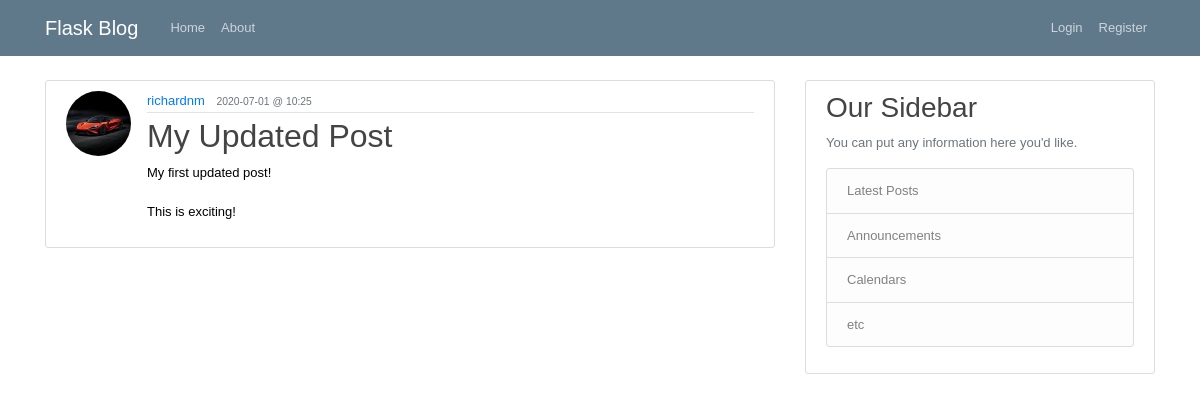
/post/1, run on the app's committed database.
### flaskblog/models.py (models this page shows, shortened)
class User(db.Model, UserMixin):
    id = db.Column(db.Integer, primary_key=True)
    username = db.Column(db.String(20), unique=True, nullable=False)
    email = db.Column(db.String(120), unique=True, nullable=False)
    image_file = db.Column(db.String(20), nullable=False, default='default.jpeg')
    password = db.Column(db.String(60), nullable=False)
    posts = db.relationship('Post', backref='author', lazy=True)
    deleted_posts = db.relationship('DeletedPost', backref='author', lazy=True)

class Post(db.Model):
    id = db.Column(db.Integer, primary_key=True)
    title = db.Column(db.String(100), nullable=False)
    date_posted = db.Column(db.DateTime, nullable=False, default=datetime.utcnow)
    date_edited = db.Column(db.DateTime, nullable=False, default=datetime.utcnow)
    content = db.Column(db.Text, nullable=False)
    user_id = db.Column(db.Integer, db.ForeignKey('user.id'), nullable=False)
    post_history = db.relationship('PostHistory', backref='post', lazy=True)

### flaskblog/routes.py (the view)
@app.route('/post/<int:post_id>')
def post(post_id):
    tz = timezone.utc
    post= Post.query.get_or_404(post_id)
    return render_template('post.html', title=post.title, post=post, tz=tz)

### flaskblog/templates/post.html (shortened to what this page needs)
{% extends 'layout.html' %}
{% block content %}
    <article class="media content-section">
        <img class="rounded-circle article-img" src=" {{ url_for('static', filename='profile_pics/' + post.author.image_file) }} " alt="">
        <div class="media-body">
        <div class="article-metadata">
            <a class="mr-2" href="#">{{ post.author.username }}</a>
            {% if post.date_posted != post.date_edited %}
            <small class="text-muted">{{ post.date_posted.replace(tzinfo=tz).astimezone(tz=None).strftime('%Y-%m-%d @ %H:%M') }} </small> <br>
            <small class="text-muted">Edited {{ post.date_edited.replace(tzinfo=tz).astimezone(tz=None).strftime('%Y-%m-%d @ %H:%M') }} </small>
            {% else %}
            <small class="text-muted">{{ post.date_posted.replace(tzinfo=tz).astimezone(tz=None).strftime('%Y-%m-%d @ %H:%M') }} </small>
            {% endif %}
        </div>
        <h2 class="article-title">{{ post.title }}</h2>
        <p class="article-content">{{ post.content }}</p>
        </div>
    </article>
{% endblock content %}

### flaskblog/static/main.css (style rules this page uses)
body { background: #fafafa; color: #333333; margin-top: 5rem; }
h1, h2, h3, h4, h5, h6 { color: #444444; }
.content-section { background: #ffffff; padding: 10px 20px; border: 1px solid #dddddd; border-radius: 3px; margin-bottom: 20px; }
.article-title { color: #444444; }
.article-content { white-space: pre-line; }
.article-img { height: 65px; width: 65px; margin-right: 16px; }
.article-metadata { padding-bottom: 1px; margin-bottom: 4px; border-bottom: 1px solid #e3e3e3 }

### flaskblog/static/style2.css (style rules this page uses)
* { margin:0px; }
body { background-color: #FFFFFF; font-family: Verdana,Arial,Helvetica,sans-serif; font-size: small; color: #000000; }

### data on the page
User: image_file (picture), author.username "richardnm"
Post: date_posted.replace "2020-07-01 @ 10:25", title "My Updated Post", content "My first updated post! This is exciting!"
